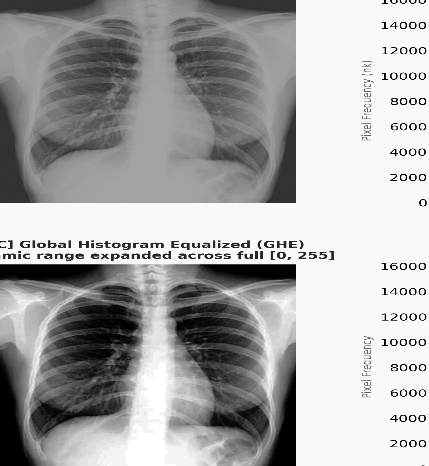
%> input picture Experiment_02/Inputs/images/Xray.jpg, 429 x 466 px
$ octave --eval "example_01_histogram_cdf;"   (GNU Octave 9; MATLAB toolbox functions it lacks are replaced by stand-ins)
%> lines starting %> are read from the running program, lines starting %| are printed output that depends on the picture; long printed decimals are rounded
%% Experiment 02 - Example 1: Medical Image Histogram & CDF Computation (MATLAB)
% Course: Medical Image Processing (B.Sc. Biomedical Engineering)
% Faculty: Engr. Rana Talha Khalid | Department of Biomedical Engineering, Riphah International University

function example_01_histogram_cdf()
    fprintf('======================================================================\n');
    fprintf('EXAMPLE 1: MEDICAL IMAGE HISTOGRAM & CDF COMPUTATION (MATLAB)\n');
    fprintf('======================================================================\n');

    baseDir = fileparts(fileparts(mfilename('fullpath')));
    imgPath = fullfile(baseDir, 'Inputs', 'images', 'Xray.jpg');
    if ~exist(imgPath, 'file')
        imgPath = fullfile(fileparts(baseDir), 'images', 'Xray.jpg');
    end

    img = imread(imgPath);
%> img is the input picture: size 466x429 uint8; min 0, max 255, mean 168.1
    if size(img, 3) == 3, img = rgb2gray(img); end
    [H, W] = size(img);
%> H = 466; W = 429
    totalPixels = H * W;
%> totalPixels = 199914

    % 1. Discrete Histogram and Normalized Empirical PDF
    [counts, grayLevels] = imhist(img);
%> counts = 256 values, max 61744 at index 250, min 61 at index 239, mean 780.9; grayLevels = 256 values from 0 to 255
    pdf = counts / totalPixels;
%> pdf = 256 values, max 0.309 at index 250, min 0.000305 at index 239, mean 0.00391

    % 2. Cumulative Distribution Function (CDF)
    cdf = cumsum(pdf);
%> cdf = 256 values from 0.0218 to 1

    % 3. Shannon Information Entropy
    p_nz = pdf(pdf > 0);
%> p_nz has the same summary as pdf
    entropyVal = -sum(p_nz .* log2(p_nz));
%> entropyVal = 6.07

    fprintf('Resolution: %d x %d (%d pixels)\n', W, H, totalPixels);
%| Resolution: 429 x 466 (199914 pixels)
    fprintf('Dynamic Range: [%d, %d] | Mean: %.2f | Std: %.2f\n', min(img(:)), max(img(:)), mean(double(img(:))), std(double(img(:))));
%| Dynamic Range: [0, 255] | Mean: 168.08 | Std: 79.65
    fprintf('Shannon Entropy: %.4f bits/pixel\n', entropyVal);
%| Shannon Entropy: 6.0683 bits/pixel
    fprintf('CDF Final Sum: %.6f\n', cdf(end));
%| CDF Final Sum: 1.000

    % Visualization
    outDir = fullfile(baseDir, 'Outputs', 'MATLAB');
    figDir = fullfile(baseDir, 'Figures');
    if ~exist(outDir, 'dir'), mkdir(outDir); end
    if ~exist(figDir, 'dir'), mkdir(figDir); end

    fig = figure('Color', [0.06 0.09 0.16], 'Position', [100, 100, 1200, 450], 'Visible', 'off');

    % Subplot 1: Image
    subplot(1, 3, 1);
    imshow(img, []);
    title(sprintf('Chest Radiograph\n%dx%d (%d px)', W, H, totalPixels), 'Color', 'w', 'FontWeight', 'bold');

    % Subplot 2: Histogram
    subplot(1, 3, 2);
    bar(0:255, counts, 'FaceColor', [0.22 0.74 0.97], 'EdgeColor', 'none');
    set(gca, 'Color', [0.12 0.16 0.23], 'XColor', [0.58 0.64 0.72], 'YColor', [0.58 0.64 0.72]);
    title('Discrete Histogram h(r_k)', 'Color', 'w', 'FontWeight', 'bold');
    xlabel('Intensity r_k', 'Color', [0.58 0.64 0.72]);
    ylabel('Pixel Count n_k', 'Color', [0.58 0.64 0.72]);
    xlim([0 255]); grid on;

    % Subplot 3: CDF
    subplot(1, 3, 3);
    plot(0:255, cdf, 'Color', [0.29 0.87 0.50], 'LineWidth', 2.5);
    set(gca, 'Color', [0.12 0.16 0.23], 'XColor', [0.58 0.64 0.72], 'YColor', [0.58 0.64 0.72]);
    title('Cumulative Distribution Function (CDF)', 'Color', 'w', 'FontWeight', 'bold');
    xlabel('Intensity r_k', 'Color', [0.58 0.64 0.72]);
    ylabel('Cumulative Probability P(r_k)', 'Color', [0.58 0.64 0.72]);
    xlim([0 255]); ylim([0 1.05]); grid on;

    sgtitle('Example 1: Radiograph Intensity Distribution and Cumulative Response (MATLAB)', 'Color', [0.22 0.74 0.97], 'FontWeight', 'bold');
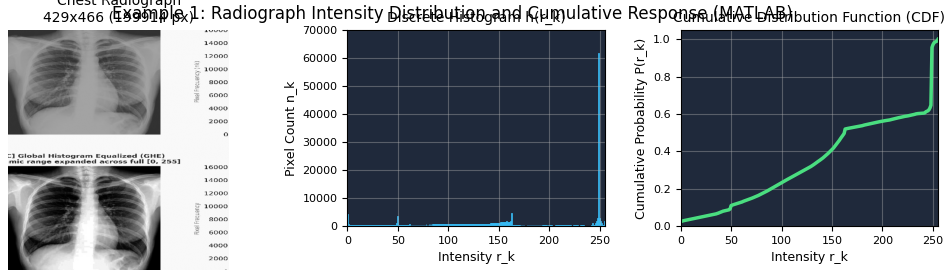
%> figure redrawn from the program's plot data, 3 panels

    saveas(fig, fullfile(outDir, 'example_01_histogram_cdf_matlab.png'));
    saveas(fig, fullfile(figDir, 'example_01_histogram_cdf_matlab.png'));
    close(fig);
    fprintf('[SAVED] Saved MATLAB Example 1 figure.\n');
end
